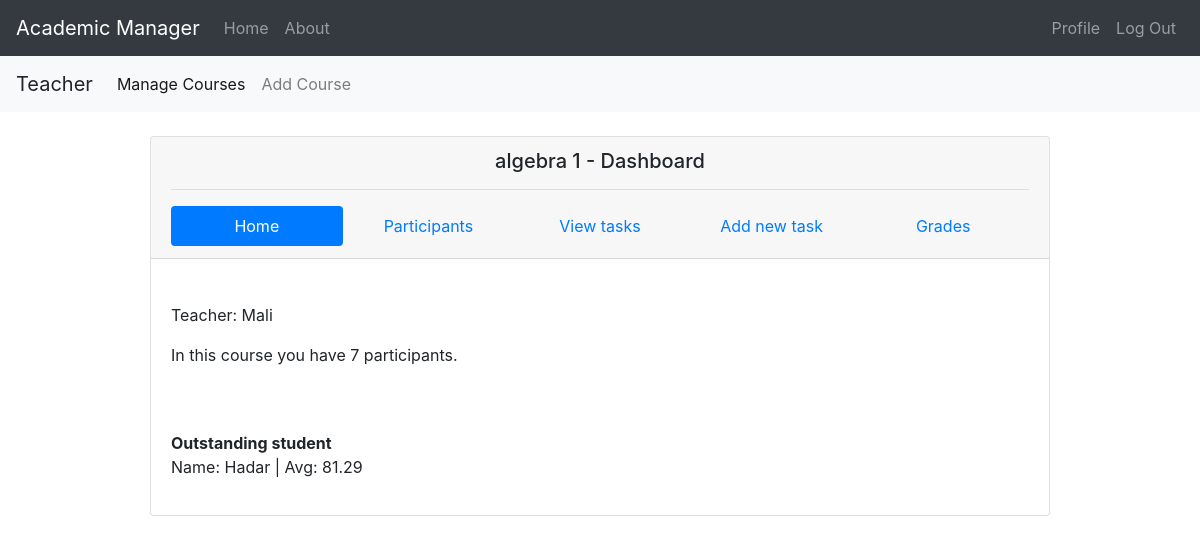
/courses/1/course_control/ (signed in), run on an earlier commit of the app's database.
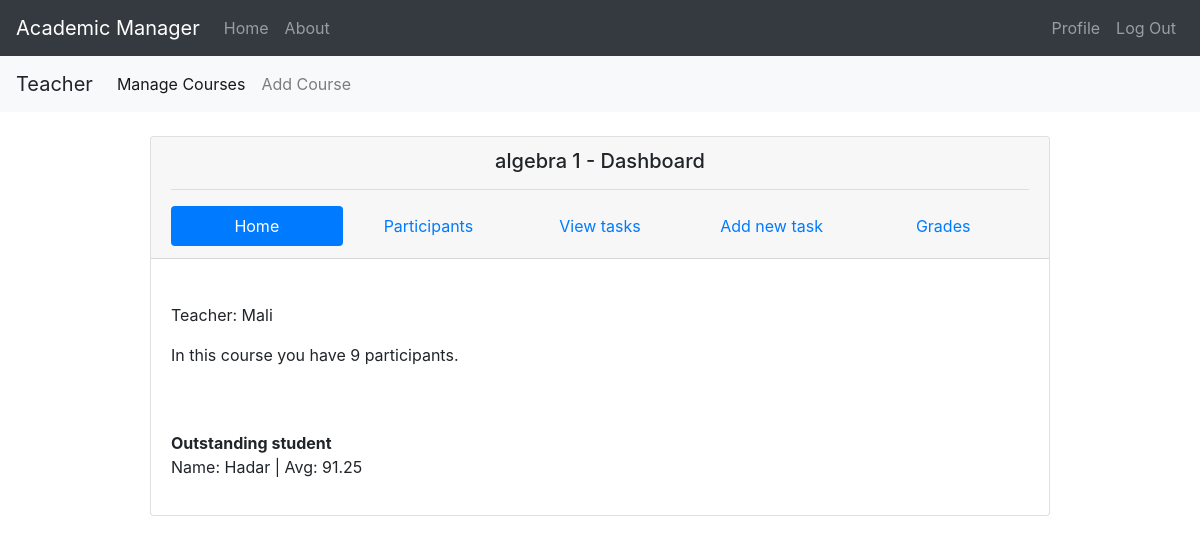
And on a later commit of the database.
### academic_manager/models.py (models this page shows, shortened)
class Enrollment(db.Model):
    id = db.Column(db.Integer, primary_key=True)
    course_id = db.Column(db.Integer, db.ForeignKey('course.id'), nullable=False)
    student_id = db.Column(db.Integer, db.ForeignKey('student.id'), nullable=False)
    grade = db.Column(db.Integer, nullable=True)

### academic_manager/courses/routes.py (the view)
@courses.route("/<int:course_id>/course_control/", methods=['POST', 'GET'])
def course_dashboard_teacher(course_id):
    if request.method == "POST":
        pass  # todo edith later
    else:
        course_to_view = Course.query.get(course_id)
        tasks = Task.query.filter_by(course_id=course_id).order_by(Task.date_posted.desc()).all()
        best_student = get_best_student(course_id)
        if "type" in session and "user_name" in session and course_to_view:
            if session["user_name"] == course_to_view.lecturer.user_name or session["type"] == "admin":
                return render_template("course_dashboard_teacher.html", course=course_to_view, tasks=tasks,
                                       best_student=best_student)
    flash("Page not found!", "warning")
    return redirect(url_for("main.home"))

### academic_manager/models.py (called while the page is built)
    def avg(self):
        grade_list = [int(enroll.grade) for enroll in self.enrollment if enroll.grade]
        if grade_list:
            return reduce(lambda a, b: a + b, grade_list) / len(grade_list)
        else:
            return 0

### academic_manager/students/utilities.py (called while the page is built)
def get_best_student(course_id=0):
    if course_id:
        try:
            enrollment_list = Enrollment.query.filter_by(course_id=course_id)
            best_grade_enrollment = max(enrollment_list, key=lambda x: x.grade)
            return best_grade_enrollment.student
        except:
            return None
    else:
        try:
            student_list = Student.query.all()
            return max(student_list, key=lambda x: x.avg())
        except:
            return None

### academic_manager/courses/templates/course_dashboard_teacher.html (shortened to what this page needs)
{% extends "base.html" %}
{% block content %}
<div class="card-header">
    <h5 style="text-align:center;">{{ course.course_name }} - Dashboard</h5>
    <hr>
    <ul class="nav nav-pills nav-justified" id="pills-tab" role="tablist">
      <li class="nav-item" role="presentation">
        <a class="nav-link active" id="pills-home-tab" data-toggle="pill" href="#pills-home" role="tab"
           aria-controls="pills-home" aria-selected="true">Home</a>
      </li>
      <li class="nav-item" role="presentation">
        <a class="nav-link" id="pills-participants-tab" data-toggle="pill" href="#pills-participants" role="tab"
           aria-controls="pills-participants" aria-selected="false">Participants</a>
      </li>
      <li class="nav-item" role="presentation">
        <a class="nav-link" id="pills-tasks-tab" data-toggle="pill" href="#pills-tasks" role="tab"
           aria-controls="pills-tasks" aria-selected="false">View tasks</a>
      </li>
      <li class="nav-item" role="presentation">
        <a class="nav-link" id="pills-add_task-tab" data-toggle="pill" href="#pills-add_task" role="tab"
           aria-controls="pills-add_task" aria-selected="false">Add new task</a>
      </li>
      <li class="nav-item" role="presentation">
        <a class="nav-link" id="pills-grades-tab" data-toggle="pill" href="#pills-grades" role="tab"
           aria-controls="pills-grades" aria-selected="false">Grades</a>
      </li>
    </ul>
</div>
<div class="card-body">
    <br>
    <div class="tab-content" id="pills-tabContent">
      <div class="tab-pane fade show active" id="pills-home" role="tabpanel" aria-labelledby="pills-home-tab">
          <p>Teacher: {{ course.lecturer.user_name }}</p>
          <p>In this course you have {{ course.enrollment|length }} participants.</p><br><br>
          {% if best_student %}
            <strong>Outstanding student</strong>
            <p>Name: {{ best_student.user_name }} |  Avg: {{ '%0.2f' % best_student.avg()|float }}</p>
          {% endif %}
      </div>
    </div>
</div>
{% endblock %}

What changed in the data, as far as the page shows it:
no longer on this page (row edited): Enrollment: grade.grade "81.29"
added Enrollment: grade.grade "91.25"
Also different on the page:
{{ course.enrollment|length }}: "7" → "9"
